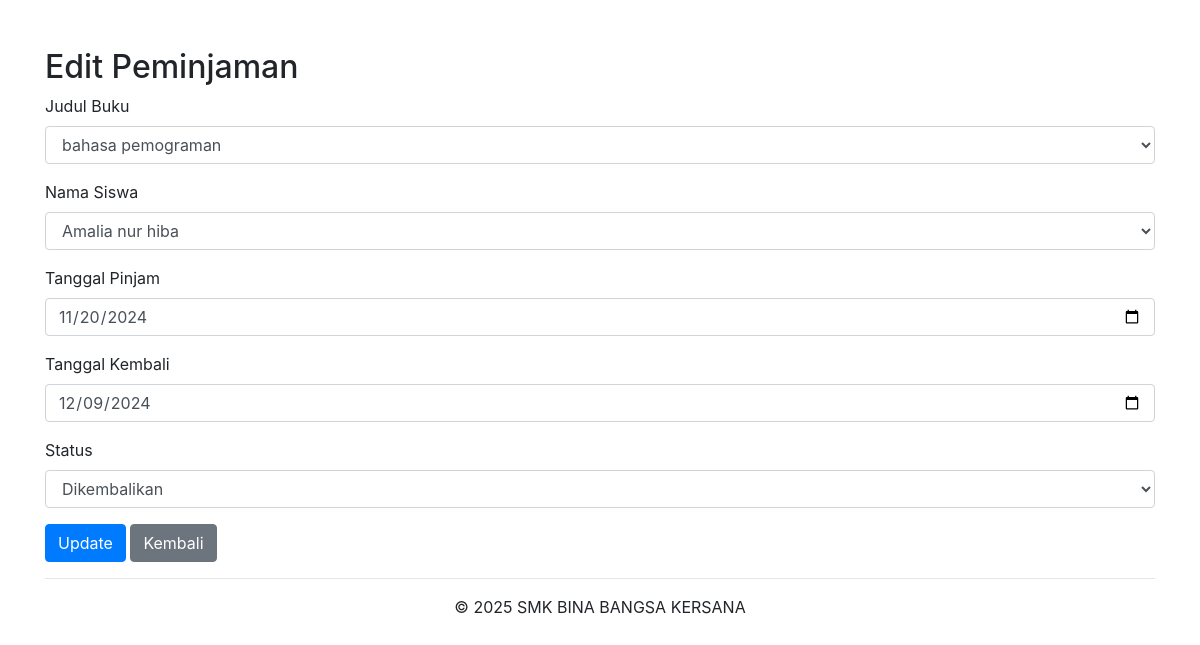
/edit_peminjaman.php?id=15 (signed in), run on the app's committed database.
### tables this page shows
CREATE TABLE `peminjaman` (
  `id` int(11) NOT NULL,
  `id_buku` varchar(10) DEFAULT NULL,
  `id_siswa` int(11) DEFAULT NULL,
  `tanggal_pinjam` date DEFAULT NULL,
  `tanggal_kembali` date DEFAULT NULL,
  `status` enum('dipinjam','dikembalikan') DEFAULT 'dipinjam'
);

### edit_peminjaman.php (the view, shortened to what this page needs)
<?php
include 'koneksi.php';
$id = $_GET['id'];
$query = "SELECT p.id, p.id_buku, p.id_siswa, p.tanggal_pinjam, p.tanggal_kembali, p.status
          FROM peminjaman p
          WHERE p.id = $id";
$result = mysqli_query($koneksi, $query);
$data = mysqli_fetch_assoc($result);
$queryBuku = "SELECT id_buku, judul FROM buku";
$resultBuku = mysqli_query($koneksi, $queryBuku);
$querySiswa = "SELECT id_siswa, nama FROM siswa";
$resultSiswa = mysqli_query($koneksi, $querySiswa);
?>
<!DOCTYPE html>
<html lang="id">
<head>
    <link rel="stylesheet" href="https://maxcdn.bootstrapcdn.com/bootstrap/4.5.2/css/bootstrap.min.css">
</head>
<body>
<div class="container mt-5">
    <h2>Edit Peminjaman</h2>
    <form method="POST">
        <div class="form-group">
            <label for="id_buku">Judul Buku</label>
            <select class="form-control" id="id_buku" name="id_buku" required>
                <?php
                while ($buku = mysqli_fetch_assoc($resultBuku)) {
                    $selected = $data['id_buku'] == $buku['id_buku'] ? 'selected' : '';
                    echo "<option value='{$buku['id_buku']}' $selected>{$buku['judul']}</option>";
                }
                ?>
            </select>
        </div>
        <div class="form-group">
            <label for="id_siswa">Nama Siswa</label>
            <select class="form-control" id="id_siswa" name="id_siswa" required>
                <?php
                while ($siswa = mysqli_fetch_assoc($resultSiswa)) {
                    $selected = $data['id_siswa'] == $siswa['id_siswa'] ? 'selected' : '';
                    echo "<option value='{$siswa['id_siswa']}' $selected>{$siswa['nama']}</option>";
                }
                ?>
            </select>
        </div>
        <div class="form-group">
            <label for="tanggal_pinjam">Tanggal Pinjam</label>
            <input type="date" class="form-control" id="tanggal_pinjam" name="tanggal_pinjam" value="<?= $data['tanggal_pinjam']; ?>" required>
        </div>
        <div class="form-group">
            <label for="tanggal_kembali">Tanggal Kembali</label>
            <input type="date" class="form-control" id="tanggal_kembali" name="tanggal_kembali" value="<?= $data['tanggal_kembali']; ?>" required>
        </div>
        <div class="form-group">
            <label for="status">Status</label>
            <select class="form-control" id="status" name="status" required>
                <option value="dikembalikan" <?= $data['status'] == 'dikembalikan' ? 'selected' : ''; ?>>Dikembalikan</option>
            </select>
        </div>
        <button type="submit" name="update" class="btn btn-primary">Update</button>
        <a href="daftar_peminjaman.php" class="btn btn-secondary">Kembali</a>
    </form>
    <hr class="text-light">
    <div class="text-center">
      <p class="mb-0">&copy; 2025 SMK BINA BANGSA KERSANA</p>
</div>
</div>
</body>
</html>

### data on the page
peminjaman: tanggal_pinjam "11/20/2024", tanggal_kembali "12/09/2024", status "Dikembalikan"

### other printed values
form field id_buku "bahasa pemograman"
form field id_siswa "Amalia nur hiba"
